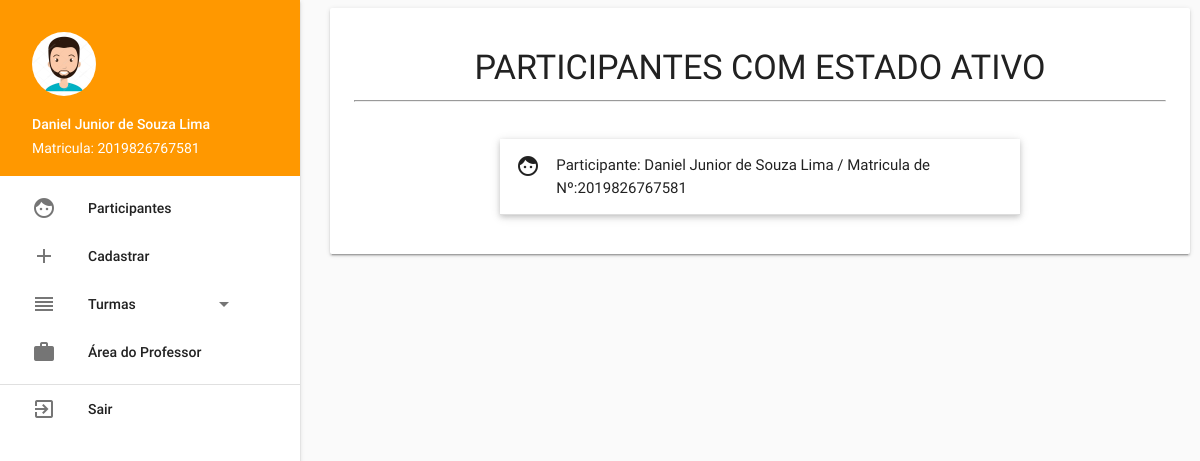
Page /adm/estados/ativo (signed in) on the earlier database version.
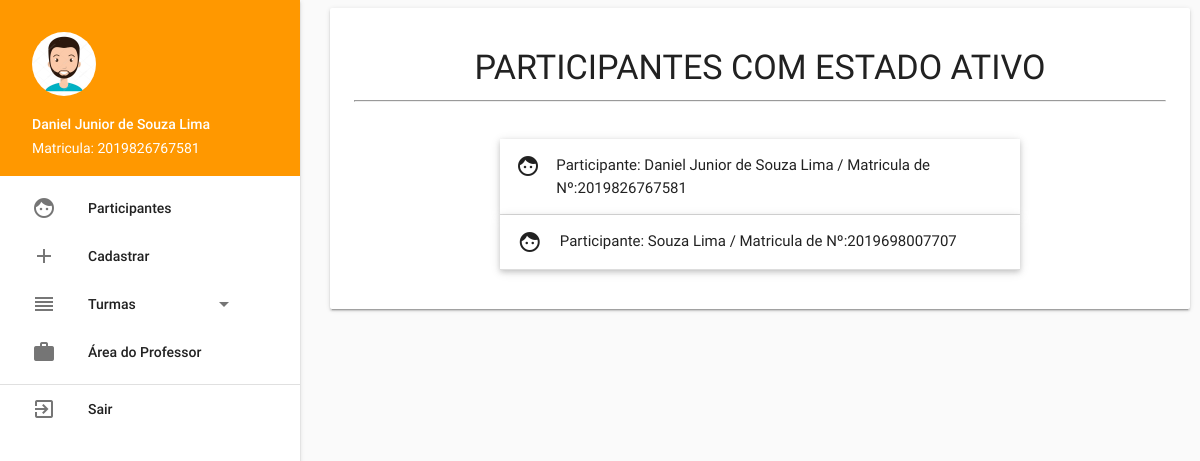
Same page on the later database version.
### tables this page shows
CREATE TABLE `participantes` (
  `id` int(11) NOT NULL,
  `nome_completo` varchar(120) DEFAULT NULL,
  `data_nascimento` varchar(10) DEFAULT NULL,
  `estado_participante` varchar(15) DEFAULT NULL,
  `rg` varchar(12) DEFAULT NULL,
  `cpf` varchar(11) DEFAULT NULL,
  `matricula` varchar(20) DEFAULT NULL,
  `celular` varchar(12) DEFAULT NULL,
  `telefone` varchar(12) DEFAULT NULL,
  `email` varchar(120) DEFAULT NULL,
  `sexo` varchar(15) DEFAULT NULL,
  `turma` varchar(25) DEFAULT NULL,
  `acesso` varchar(10) DEFAULT 'user',
  `senha` varchar(70) DEFAULT NULL
);

### App/Controller/admController.php (called while the page is built, shortened)
<?php
class admController extends controller
{
    public function estados($estado)
    {
        $adm = new adm();
        if ($estado == 'ativo') {
            $dados['estado'] = 'ATIVO';
        } else if ($estado == 'pre_inscricao') {
            $dados['estado'] = 'PRE-INSCRITO';
        } else if ($estado == 'concludente') {
            $dados['estado'] = 'CONCLUDENTE';
        } else if ($estado == 'nao_concludente') {
            $dados['estado'] = 'NÃO CONCLUDENTE';
        } else if ($estado == 'inativo') {
            $dados['estado'] = 'INATIVO';
        }
        if (!empty($estado)) {
            $dados['dados'] = $adm->estado($estado);
        }
        $this->template('adm', 'participantes-ativos', $dados);
    }
}

### Core/core.php (called while the page is built, shortened)
<?php
    class Core{
        public function run(){
            $url = explode('index.php', $_SERVER['PHP_SELF']);
            $url = end($url);
            $params = array();
            if(!empty($url))
            {
                $url = explode('/', $url);
                array_shift($url);
                array_shift($url);
                if (isset($url[0]))
                {
                    $currentAction = $url[0];
                    array_shift($url);
                } else {
                    $currentAction = 'index';
                }
                if(count($url) > 0){
                    $params = $url;
                }
            } else {
                $currentAction = 'index';
                $currentController = 'homeController';
                $params = array();
            }
            require_once 'App/Controller/controller.php';
            $c = new $currentController();
            call_user_func_array(array($c, $currentAction), $params);
        }
    }

### index.php (called while the page is built, shortened)
<?php
$core = new Core();
$core->run();

### App/Model/model.php (called while the page is built, shortened)
<?php
class model
{
    public function __construct()
    {
        try {
            $this->pdo = new PDO("mysql:host=sql201.byethost.com;port=3306;dbname=b15_22255918_inclusaodigital", 'b15_22255918', '86318162');
        } catch (PDOException $e) {
            echo 'Falhou a conexão com banco de dados (Error: ' . $e->getMessage() . ')';
        }
    }
}

### App/Model/adm.php (called while the page is built, shortened)
<?php
class adm extends model
{
    public function estado($estadoParticipante)
    {
        $sql = "SELECT * FROM participantes WHERE estado_participante = '$estadoParticipante' ORDER BY nome_completo ASC";
        $sql = $this->pdo->query($sql);
        if ($sql->rowCount() > 0) {
            return $sql->fetchAll();
        } else {
            return false;
        }
    }
}

### App/View/adm/participantes-ativos.php (the view, shortened to what this page needs)
<h4 class="center-align">PARTICIPANTES COM ESTADO <?php echo $estado;?></h4>
<hr>
<br>
<div class="container">
    <ul class="collapsible popout" data-collapsible="accordion">
        <?php
            foreach ($dados as $participantes) {
                echo '<li>';
                    echo '<div class="collapsible-header "><i class="material-icons">face</i>Participante: '.$participantes['nome_completo'].' /  Matricula de Nº:'.$participantes['matricula'].'</div>';
                echo '</li>';
            }
        ?>
    </ul>
</div>

### App/View/template.php (shortened to what this page needs)
<!DOCTYPE html>
<html lang="pt-br">
<head>
    <link type="text/css" rel="stylesheet" href="../../src/css/materialize.css" media="screen,projection"/>
    <link rel="stylesheet" type="text/css" href="../../src/css/style.css"/>
</head>
<body class="grey lighten-5">
    <ul id="slide-out" class="side-nav fixed ">
        <li>
        <div class="user-view">
            <div class="background orange">
            </div>
            <a href="#!user"><img class="circle" src="../../src/img/perfil.jpg"></a>
            <a href="#!name"><span class="white-text name"><?php echo $_SESSION['nome_completo'];?></span></a>
            <a href="#!email"><span class="white-text email">Matricula: <?php echo $_SESSION['matricula'];?></span></a>
        </div>
        </li>
        <?php
            if ($_SESSION['acesso'] == 'adm') {
                echo '<li><a href="/adm" class="waves-effect"><i class="material-icons">face</i>Participantes</a></li>';
                echo '<li><a href="/adm/cadastrar" class="waves-effect"><i class="material-icons">add</i>Cadastrar</a></li>';
                echo '<li><a class="dropdown-button" href="#" data-activates="turma"><i class="material-icons left">reorder</i><i class="material-icons right">arrow_drop_down</i>Turmas</a></li>';
                echo '<li><a href="/professor" class="hide-on-small-only"><i class="material-icons">work</i>Área do Professor</a></li>';
                echo '<li><div class="divider"></div></li>';
                echo '<li><a href="/usuarios/sair" class="waves-effect"><i class="material-icons">exit_to_app</i>Sair</a></li>';
            }
        ?>
    </ul>
    <div class="card-panel">
        <?php  $this->LoadViewTemplate($viewPaste, $viewName, $viewData);?>
    </div>
</body>
</html>

### App/Controller/controller.php (shortened to what this page needs)
<?php
class controller
{
    public function template($viewPaste, $viewName, $viewData = array())
    {
        include 'App/View/template.php';
    }
    public function LoadViewTemplate($viewPaste, $viewName, $viewData = array())
    {
        extract($viewData);
        if ($viewPaste == '') {
            include 'App/View/' . $viewName . '.php';
        } else {
            include 'App/View/'.$viewPaste.'/'. $viewName . '.php';
        }
    }
}

### src/css/style.css (style rules this page uses)
body, main, footer { padding-left: 330px; padding-right: 10px; }

Differences in the rows shown:
added participantes: nome_completo "Souza Lima", matricula "2019698007707"
